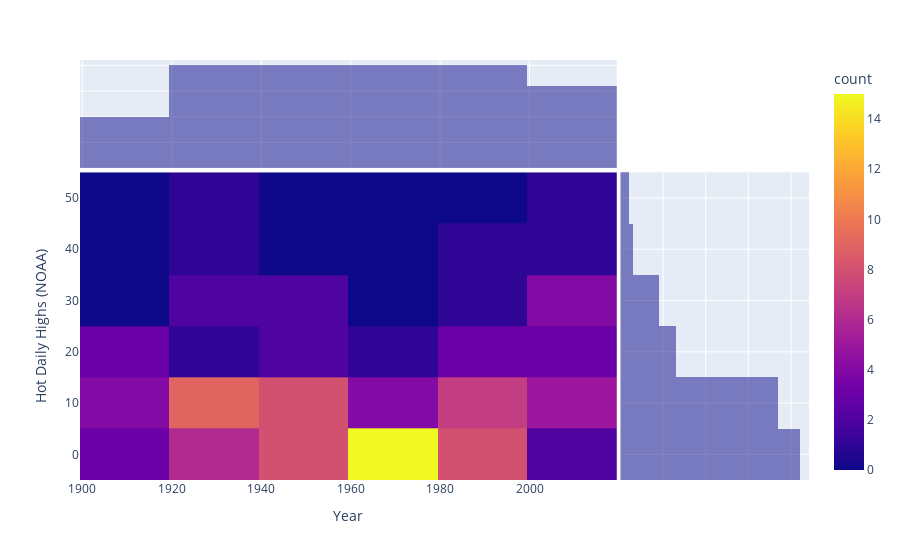

Notebook code cell kept with this figure:
### Code cell
fig = px.density_heatmap(data, x="Year", y="Hot Daily Highs (NOAA)", marginal_x="histogram", marginal_y="histogram")
fig.show()

### Figure 1 — Plotly figure (JSON) as saved in the notebook; plotly's stock layout.template omitted (floating-point values rounded to 4 significant figures)
{"data": [{"coloraxis": "coloraxis", "hovertemplate": "Year=%{x}<br>Hot Daily Highs (NOAA)=%{y}<br>count=%{z}<extra></extra>", "name": "", "type": "histogram2d", "x": [1910, 1911, 1912, 1913, 1914, 1915, 1916, 1917, 1918, 1919, 1920, 1921, 1922, 1923, 1924, 1925, 1926, 1927, 1928, 1929, 1930, 1931, 1932, 1933, 1934, 1935, 1936, 1937, 1938, 1939, 1940, 1941, 1942, 1943, 1944, 1945, 1946, 1947, 1948, 1949, 1950, 1951, 1952, 1953, 1954, 1955, 1956, 1957, 1958, 1959, 1960, 1961, 1962, 1963, 1964, 1965, 1966, 1967, 1968, 1969, 1970, 1971, 1972, 1973, 1974, 1975, 1976, 1977, 1978, 1979, 1980, 1981, 1982, 1983, 1984, 1985, 1986, 1987, 1988, 1989, 1990, 1991, 1992, 1993, 1994, 1995, 1996, 1997, 1998, 1999, 2000, 2001, 2002, 2003, 2004, 2005, 2006, 2007, 2008, 2009, 2010, 2011, 2012, 2013, 2014, 2015], "xaxis": "x", "xbingroup": "x", "y": [8.2, 6.8, 0.2, 16, 12.4, 0.7, 0.2, 6.5, 15.9, 15, 0.6, 13.5, 7, 1.2, 7.6, 12, 6.3, 0.5, 1.1, 2, 19.5, 26.1, 5.8, 30.6, 41.2, 3.4, 49.4, 12.5, 7.5, 6.3, 17.6, 0.9, 0.8, 18.1, 9.5, 0.4, 0.4, 0.8, 3, 10.7, 0.8, 6.9, 30, 14.9, 28.8, 8.3, 9.2, 1.1, 7.7, 9.3, 12.6, 23, 1, 1.2, 1.3, 0, 1.6, 6.8, 0.2, 0.6, 8, 0.5, 0.6, 1.7, 1.4, 0.7, 6.8, 4.4, 2, 1, 31, 7.9, 0.2, 15.5, 1.9, 5.9, 3.1, 5.4, 36.6, 1.1, 1.8, 4.8, 2.7, 5.3, 21.5, 8.1, 13.3, 1, 15.2, 5, 16.5, 11.9, 30.2, 29.8, 3.2, 10.3, 32.4, 30.2, 8.2, 4.3, 13.3, 36.4, 48.3, 17.8, 7.7, 15.9], "yaxis": "y", "ybingroup": "y"}, {"alignmentgroup": "True", "bingroup": "x", "hovertemplate": "Year=%{x}<br>count=%{y}<extra></extra>", "legendgroup": "", "marker": {"color": "#0d0887"}, "name": "", "offsetgroup": "", "opacity": 0.5, "showlegend": false, "type": "histogram", "x": [1910, 1911, 1912, 1913, 1914, 1915, 1916, 1917, 1918, 1919, 1920, 1921, 1922, 1923, 1924, 1925, 1926, 1927, 1928, 1929, 1930, 1931, 1932, 1933, 1934, 1935, 1936, 1937, 1938, 1939, 1940, 1941, 1942, 1943, 1944, 1945, 1946, 1947, 1948, 1949, 1950, 1951, 1952, 1953, 1954, 1955, 1956, 1957, 1958, 1959, 1960, 1961, 1962, 1963, 1964, 1965, 1966, 1967, 1968, 1969, 1970, 1971, 1972, 1973, 1974, 1975, 1976, 1977, 1978, 1979, 1980, 1981, 1982, 1983, 1984, 1985, 1986, 1987, 1988, 1989, 1990, 1991, 1992, 1993, 1994, 1995, 1996, 1997, 1998, 1999, 2000, 2001, 2002, 2003, 2004, 2005, 2006, 2007, 2008, 2009, 2010, 2011, 2012, 2013, 2014, 2015], "xaxis": "x3", "yaxis": "y3"}, {"alignmentgroup": "True", "bingroup": "y", "hovertemplate": "Hot Daily Highs (NOAA)=%{y}<br>count=%{x}<extra></extra>", "legendgroup": "", "marker": {"color": "#0d0887"}, "name": "", "offsetgroup": "", "opacity": 0.5, "showlegend": false, "type": "histogram", "xaxis": "x2", "y": [8.2, 6.8, 0.2, 16, 12.4, 0.7, 0.2, 6.5, 15.9, 15, 0.6, 13.5, 7, 1.2, 7.6, 12, 6.3, 0.5, 1.1, 2, 19.5, 26.1, 5.8, 30.6, 41.2, 3.4, 49.4, 12.5, 7.5, 6.3, 17.6, 0.9, 0.8, 18.1, 9.5, 0.4, 0.4, 0.8, 3, 10.7, 0.8, 6.9, 30, 14.9, 28.8, 8.3, 9.2, 1.1, 7.7, 9.3, 12.6, 23, 1, 1.2, 1.3, 0, 1.6, 6.8, 0.2, 0.6, 8, 0.5, 0.6, 1.7, 1.4, 0.7, 6.8, 4.4, 2, 1, 31, 7.9, 0.2, 15.5, 1.9, 5.9, 3.1, 5.4, 36.6, 1.1, 1.8, 4.8, 2.7, 5.3, 21.5, 8.1, 13.3, 1, 15.2, 5, 16.5, 11.9, 30.2, 29.8, 3.2, 10.3, 32.4, 30.2, 8.2, 4.3, 13.3, 36.4, 48.3, 17.8, 7.7, 15.9], "yaxis": "y2"}], "layout": {"barmode": "overlay", "coloraxis": {"colorbar": {"title": {"text": "count"}}, "colorscale": [[0, "#0d0887"], [0.1111, "#46039f"], [0.2222, "#7201a8"], [0.3333, "#9c179e"], [0.4444, "#bd3786"], [0.5556, "#d8576b"], [0.6667, "#ed7953"], [0.7778, "#fb9f3a"], [0.8889, "#fdca26"], [1, "#f0f921"]]}, "legend": {"tracegroupgap": 0}, "margin": {"t": 60}, "xaxis": {"anchor": "y", "domain": [0, 0.7363], "title": {"text": "Year"}}, "xaxis2": {"anchor": "y2", "domain": [0.7413, 1], "matches": "x2", "showgrid": true, "showline": false, "showticklabels": false, "ticks": ""}, "xaxis3": {"anchor": "y3", "domain": [0, 0.7363], "matches": "x", "showgrid": true, "showticklabels": false}, "xaxis4": {"anchor": "y4", "domain": [0.7413, 1], "matches": "x2", "showgrid": true, "showline": false, "showticklabels": false, "ticks": ""}, "yaxis": {"anchor": "x", "domain": [0, 0.7326], "title": {"text": "Hot Daily Highs (NOAA)"}}, "yaxis2": {"anchor": "x2", "domain": [0, 0.7326], "matches": "y", "showgrid": true, "showticklabels": false}, "yaxis3": {"anchor": "x3", "domain": [0.7426, 1], "matches": "y3", "showgrid": true, "showline": false, "showticklabels": false, "ticks": ""}, "yaxis4": {"anchor": "x4", "domain": [0.7426, 1], "matches": "y3", "showgrid": true, "showline": false, "showticklabels": false, "ticks": ""}}}
